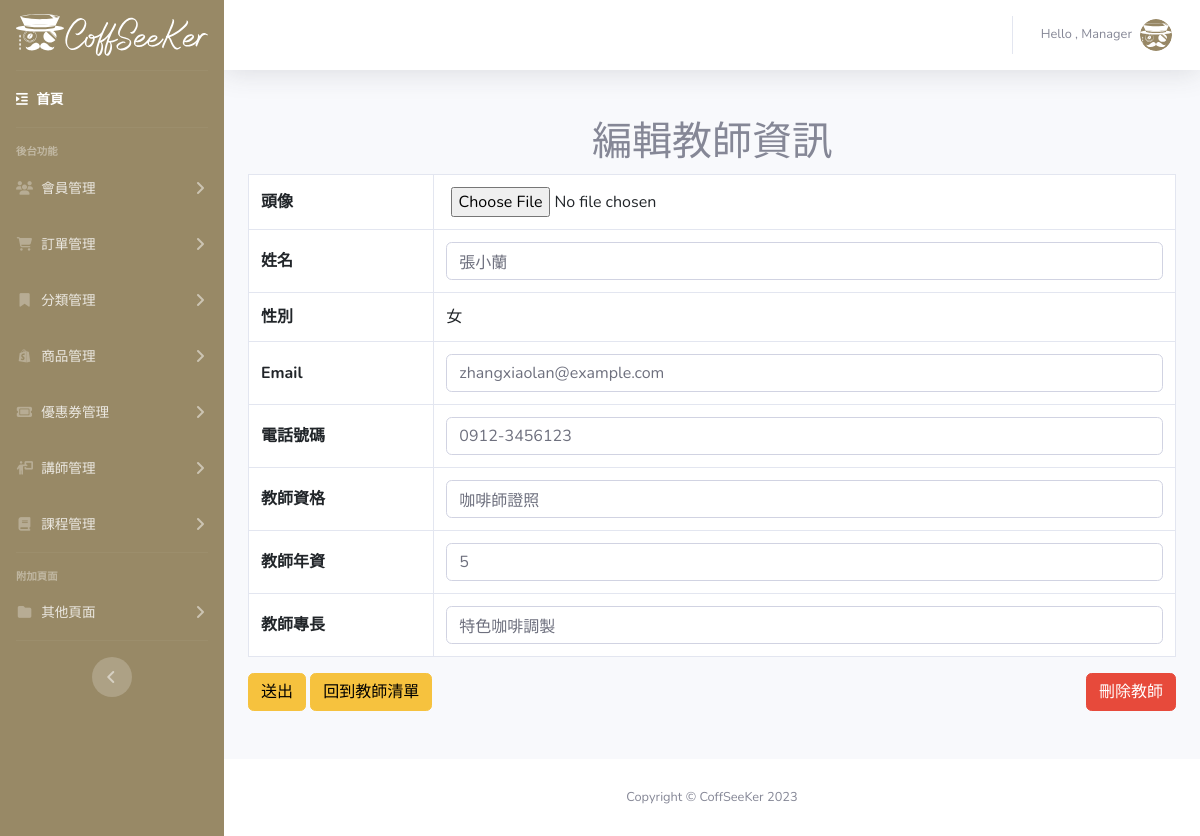
Screenshot of /Coffseeker-Admin/teacher-edit.php?teacher_id=1 with the database file from the repository.
### tables this page shows
CREATE TABLE `coffseeker_teachers` (
  `teacher_id` int(6) NOT NULL,
  `teacher_img` text NOT NULL,
  `teacher_name` text NOT NULL,
  `teacher_phone` varchar(13) NOT NULL,
  `teacher_gender` text NOT NULL,
  `teacher_mail` text NOT NULL,
  `teacher_qualification` longtext NOT NULL,
  `teacher_experience` int(11) NOT NULL,
  `teacher_specialty` text NOT NULL,
  `created_at` date NOT NULL,
  `valid` tinyint(2) NOT NULL
);

### Coffseeker-Admin/teacher-edit.php (the view, shortened to what this page needs)
<?php
$id = $_GET["teacher_id"];
require_once("../db_connect.php");
$sql = "SELECT * FROM coffseeker_teachers WHERE teacher_id=$id";
$result = $conn->query($sql);
$rows = $result->fetch_all(MYSQLI_ASSOC);
?>
<!DOCTYPE html>
<html lang="en">
<head>
    <?php include("modal/template.php") ?>
</head>
<body id="page-top">
    <div id="wrapper">
        <?php include("modal/sidebar.php") ?>
        <div id="content-wrapper" class="d-flex flex-column">
            <div id="content">
                <?php include("modal/topbar.php") ?>
                <div class="container my-5">
                <h1 class="text-center">編輯教師資訊</h1>
                    <form action="action/teacher/doEdit.php" class="form" method="post" enctype="multipart/form-data">
                        <table class="table table-bordered">
                            <?php foreach ($rows as $row) : ?>
                                <tr>
                                    <th>頭像</th>
                                    <td class="">
                                        <input type="file" name="teacher_img" id="imageUpload" accept="image/jpeg, image/png, image/gif, image/webp">
                                    </td>
                                </tr>
                                <tr>
                                    <th>姓名</th>
                                    <td><input id="name" class="form-control" name="teacher_name" value="<?= $row["teacher_name"] ?>"></td>
                                </tr>
                                <tr>
                                    <th>性別</th>
                                    <td><span id="name" name="teacher_gender" value="<?= $row["teacher_gender"] ?>"><?= $row["teacher_gender"] ?>
                                        </span>
                                    </td>
                                </tr>
                                <tr>
                                    <th>Email</th>
                                    <td><input id="email" class="form-control" name="teacher_mail" value="<?= $row["teacher_mail"] ?>"></td>
                                </tr>
                                <tr>
                                    <th>電話號碼</th>
                                    <td><input id="phone" class="form-control" name="teacher_phone" value="<?= $row["teacher_phone"] ?>"></td>
                                </tr>
                                <tr>
                                    <th>教師資格</th>
                                    <td><input id="teacher_qualification" class="form-control" name="teacher_qualification" value="<?= $row["teacher_qualification"] ?>"></td>
                                </tr>
                                <tr>
                                    <th>教師年資</th>
                                    <td><input id="teacher_experience" class="form-control" name="teacher_experience" value="<?= $row["teacher_experience"] ?>"></td>
                                </tr>
                                <tr>
                                    <th>教師專長</th>
                                    <td><input id="teacher_specialty" class="form-control" name="teacher_specialty" value="<?= $row["teacher_specialty"] ?>"></td>
                                </tr>
                            <?php endforeach; ?>
                        </table>
                        <div class="d-flex justify-content-between">
                            <div>
                                <button type="submit" class="btn btn-warning">送出</button>
                                <a href="teacher-list.php" class="btn btn-warning">回到教師清單</a>
                            </div>
                            <button type="button" class="btn btn-danger" data-bs-toggle="modal" data-bs-target="#exampleModal" data-bs-whatever="@mdo">刪除教師</button>
                        </div>
                    </form>
                </div>
            </div>
            <?php include("modal/footer.php") ?>
        </div>
    </div>
</body>
</html>

### Coffseeker-Admin/css/style.css (style rules this page uses)
:root { --milky:#988966; }
.btn-warning { color: black; }

### rows the page displays
coffseeker_teachers: teacher_name "張小蘭", teacher_gender "女", teacher_mail "zhangxiaolan@example.com", teacher_phone "0912-3456123", teacher_qualification "咖啡師證照", teacher_experience "5", teacher_specialty "特色咖啡調製"
